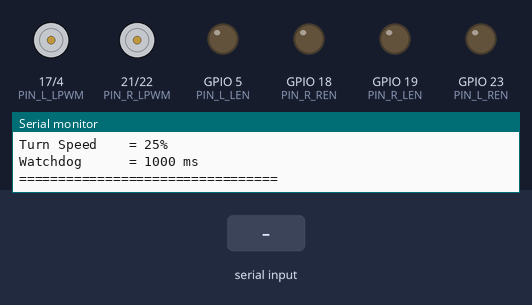
A sketch run on a simulated ESP32. Shown: motor-driver pin pairs drawn as motors (green arrow = first pin HIGH = forward, orange = second pin HIGH = backward, longer = more drive), output pins drawn as LEDs (lit = HIGH), the last lines printed to the serial monitor. The inputs (shaded band) are chosen by the test bench.

Above: at 1.2 s.
1.3 s: "FORWARD\n" received over the second serial link
2.8 s: "BACKWARD\n" received over the second serial link
At 3.6 s:
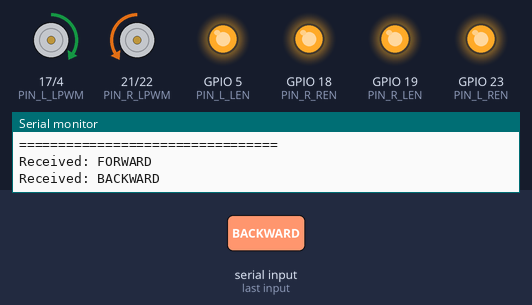
5.3 s: "LEFT\n" received over the second serial link
6.8 s: "RIGHT\n" received over the second serial link
At 7.6 s:
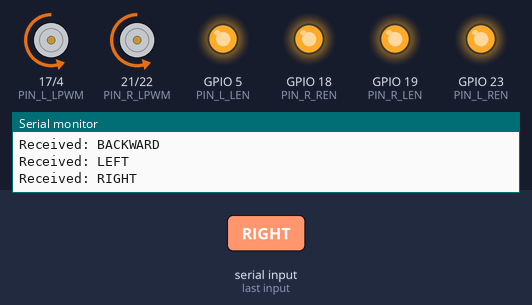
9.3 s: "FORWARD\n" received over the second serial link
At 10.0 s:
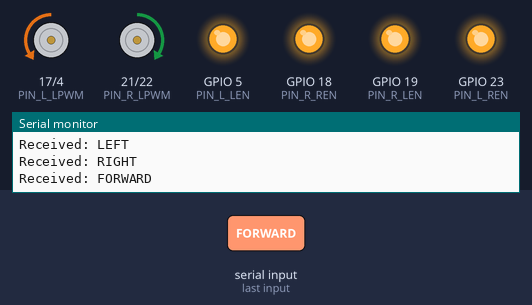
11.8 s: "LEFT\n" received over the second serial link
At 12.6 s:
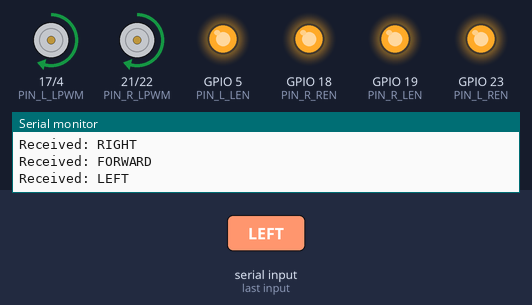
Timing chart, 0 to 14.8 s (numbered marks = the images above; inputs shaded):
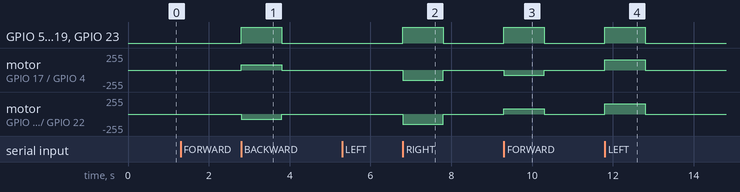

Measured:
- after the input at 2.8 s, GPIO 5 (PIN_L_LEN), GPIO 18 (PIN_R_REN): LOW → HIGH at once, → LOW 1.0 s later
- after the input at 6.8 s, GPIO 5 (PIN_L_LEN), GPIO 18 (PIN_R_REN), GPIO 19 (PIN_R_LEN), GPIO 23 (PIN_L_REN): LOW → HIGH at once, → LOW 1.0 s later; motor on GPIO 17 (PIN_L_LPWM) / GPIO 4 (PIN_L_RPWM), motor on GPIO 21 (PIN_R_LPWM) / GPIO 22 (PIN_R_RPWM): stopped → backward 153/255 at once, → stopped 1.0 s later
- after the input at 9.3 s, GPIO 5 (PIN_L_LEN), GPIO 18 (PIN_R_REN): LOW → HIGH at once, → LOW 1.0 s later
- after the input at 11.8 s, GPIO 5 (PIN_L_LEN), GPIO 18 (PIN_R_REN), GPIO 19 (PIN_R_LEN), GPIO 23 (PIN_L_REN): LOW → HIGH at once, → LOW 1.0 s later; motor on GPIO 17 (PIN_L_LPWM) / GPIO 4 (PIN_L_RPWM), motor on GPIO 21 (PIN_R_LPWM) / GPIO 22 (PIN_R_RPWM): stopped → forward 153/255 at once, → stopped 1.0 s later

The sketch:

drive_esp32.ino
```cpp
#include <Arduino.h>

// ============================================================
// ARACHNID ROVER ESP32 #1
// ============================================================
// Motor controller for two BTS7960 drivers.
// Commands come from Brain ESP32 #2 over UART.
//
// UART:
//   Rover RX = GPIO 26
//   Rover TX = GPIO 25
//   Baud     = 115200
//
// Commands:
//   FORWARD
//   BACKWARD
//   LEFT
//   RIGHT
//   STOP
//
// Safety:
//   1000 ms hardware command watchdog
//
// Speed:
//   Drive = 30%
//   Turn  = 25%
// ============================================================


// ============================================================
// LEFT BTS7960
// ============================================================

const int PIN_L_RPWM = 4;
const int PIN_L_LPWM = 17;
const int PIN_L_REN  = 23;
const int PIN_L_LEN  = 5;


// ============================================================
// RIGHT BTS7960
// ============================================================

const int PIN_R_RPWM = 22;
const int PIN_R_LPWM = 21;
const int PIN_R_REN  = 18;
const int PIN_R_LEN  = 19;


// ============================================================
// BRAIN ESP32 #2 UART
// ============================================================

const int PIN_UART_RX = 26;
const int PIN_UART_TX = 25;

HardwareSerial BrainSerial(2);


// ============================================================
// SAFETY
// ============================================================

unsigned long last_cmd_time = 0;

const unsigned long WATCHDOG_TIMEOUT_MS = 1000;


// ============================================================
// SPEED LIMITS
// ============================================================

const float DRIVE_SPEED = 0.30;
const float TURN_SPEED  = 0.60;


// ============================================================
// CURRENT MOTOR TARGETS
// ============================================================

float target_left_speed  = 0.0;
float target_right_speed = 0.0;


// ============================================================
// BTS7960 MOTOR CONTROL
// ============================================================

void set_bts7960_speed(
  int rpwm_pin,
  int lpwm_pin,
  int ren_pin,
  int len_pin,
  float speed_norm
) {

  speed_norm = constrain(speed_norm, -1.0, 1.0);

  // -------------------------
  // STOP
  // -------------------------

  if (abs(speed_norm) < 0.01) {

    analogWrite(rpwm_pin, 0);
    analogWrite(lpwm_pin, 0);

    digitalWrite(ren_pin, LOW);
    digitalWrite(len_pin, LOW);

    return;
  }


  // -------------------------
  // ENABLE DRIVER
  // -------------------------

  digitalWrite(ren_pin, HIGH);
  digitalWrite(len_pin, HIGH);


  // -------------------------
  // PWM
  // -------------------------

  int pwm_val = (int)(
    constrain(abs(speed_norm), 0.0, 1.0) * 255.0
  );


  // -------------------------
  // POSITIVE DIRECTION
  // -------------------------

  if (speed_norm > 0) {

    analogWrite(rpwm_pin, pwm_val);
    analogWrite(lpwm_pin, 0);

  }

  // -------------------------
  // NEGATIVE DIRECTION
  // -------------------------

  else {

    analogWrite(rpwm_pin, 0);
    analogWrite(lpwm_pin, pwm_val);
  }
}


// ============================================================
// PROCESS COMMAND FROM BRAIN
// ============================================================

void process_command(String cmd) {

  cmd.trim();

  if (cmd.length() == 0) {
    return;
  }


  // Debug output to USB Serial Monitor

  Serial.print("Received: ");
  Serial.println(cmd);


  // ==========================================================
  // FORWARD
  //
  // Physical polarity:
  // Left  = positive
  // Right = negative
  // ==========================================================

  if (cmd == "FORWARD") {

    target_left_speed  = DRIVE_SPEED;
    target_right_speed = -DRIVE_SPEED;

    last_cmd_time = millis();
  }


  // ==========================================================
  // BACKWARD
  // ==========================================================

  else if (cmd == "BACKWARD") {

    target_left_speed  = -DRIVE_SPEED;
    target_right_speed = DRIVE_SPEED;

    last_cmd_time = millis();
  }


  // ==========================================================
  // LEFT
  // ==========================================================

  else if (cmd == "LEFT") {

    target_left_speed  = -TURN_SPEED;
    target_right_speed = -TURN_SPEED;

    last_cmd_time = millis();
  }


  // ==========================================================
  // RIGHT
  // ==========================================================

  else if (cmd == "RIGHT") {

    target_left_speed  = TURN_SPEED;
    target_right_speed = TURN_SPEED;

    last_cmd_time = millis();
  }


  // ==========================================================
  // STOP
  // ==========================================================

  else if (cmd == "STOP") {

    target_left_speed  = 0.0;
    target_right_speed = 0.0;

    last_cmd_time = millis();
  }


  // ==========================================================
  // UNKNOWN COMMAND
  // ==========================================================

  else {

    target_left_speed  = 0.0;
    target_right_speed = 0.0;

    Serial.println("INVALID COMMAND -> STOP");
  }
}


// ============================================================
// SETUP
// ============================================================

void setup() {

  // USB Serial for debugging

  Serial.begin(115200);


  // Brain ESP32 UART

  BrainSerial.begin(
    115200,
    SERIAL_8N1,
    PIN_UART_RX,
    PIN_UART_TX
  );


  // ==========================================================
  // LEFT BTS7960 PINS
  // ==========================================================

  pinMode(PIN_L_RPWM, OUTPUT);
  pinMode(PIN_L_LPWM, OUTPUT);
  pinMode(PIN_L_REN, OUTPUT);
  pinMode(PIN_L_LEN, OUTPUT);


  // ==========================================================
  // RIGHT BTS7960 PINS
  // ==========================================================

  pinMode(PIN_R_RPWM, OUTPUT);
  pinMode(PIN_R_LPWM, OUTPUT);
  pinMode(PIN_R_REN, OUTPUT);
  pinMode(PIN_R_LEN, OUTPUT);


  // ==========================================================
  // START WITH DRIVERS DISABLED
  // ==========================================================

  digitalWrite(PIN_L_REN, LOW);
  digitalWrite(PIN_L_LEN, LOW);

  digitalWrite(PIN_R_REN, LOW);
  digitalWrite(PIN_R_LEN, LOW);


  analogWrite(PIN_L_RPWM, 0);
  analogWrite(PIN_L_LPWM, 0);

  analogWrite(PIN_R_RPWM, 0);
  analogWrite(PIN_R_LPWM, 0);


  // ==========================================================
  // INITIAL WATCHDOG STATE
  // ==========================================================

  last_cmd_time = millis();


  // ==========================================================
  // STARTUP MESSAGE
  // ==========================================================

  Serial.println();
  Serial.println("=================================");
  Serial.println("ARACHNID Rover ESP32 #1 READY");
  Serial.println("=================================");
  Serial.println("Brain UART RX = GPIO 26");
  Serial.println("Brain UART TX = GPIO 25");
  Serial.println("UART Baud     = 115200");
  Serial.println("Drive Speed   = 30%");
  Serial.println("Turn Speed    = 25%");
  Serial.println("Watchdog      = 1000 ms");
  Serial.println("=================================");
}


// ============================================================
// MAIN LOOP
// ============================================================

void loop() {

  unsigned long now = millis();


  // ==========================================================
  // RECEIVE COMMANDS FROM BRAIN ESP32 #2
  // ==========================================================

  while (BrainSerial.available() > 0) {

    String line = BrainSerial.readStringUntil('\n');

    line.trim();

    process_command(line);
  }


  // ==========================================================
  // 1000 ms SAFETY WATCHDOG
  //
  // If Brain stops sending commands, STOP motors.
  // ==========================================================

  if (now - last_cmd_time > WATCHDOG_TIMEOUT_MS) {

    target_left_speed  = 0.0;
    target_right_speed = 0.0;
  }


  // ==========================================================
  // APPLY LEFT MOTOR
  // ==========================================================

  set_bts7960_speed(
    PIN_L_RPWM,
    PIN_L_LPWM,
    PIN_L_REN,
    PIN_L_LEN,
    target_left_speed
  );


  // ==========================================================
  // APPLY RIGHT MOTOR
  // ==========================================================

  set_bts7960_speed(
    PIN_R_RPWM,
    PIN_R_LPWM,
    PIN_R_REN,
    PIN_R_LEN,
    target_right_speed
  );
}
```
